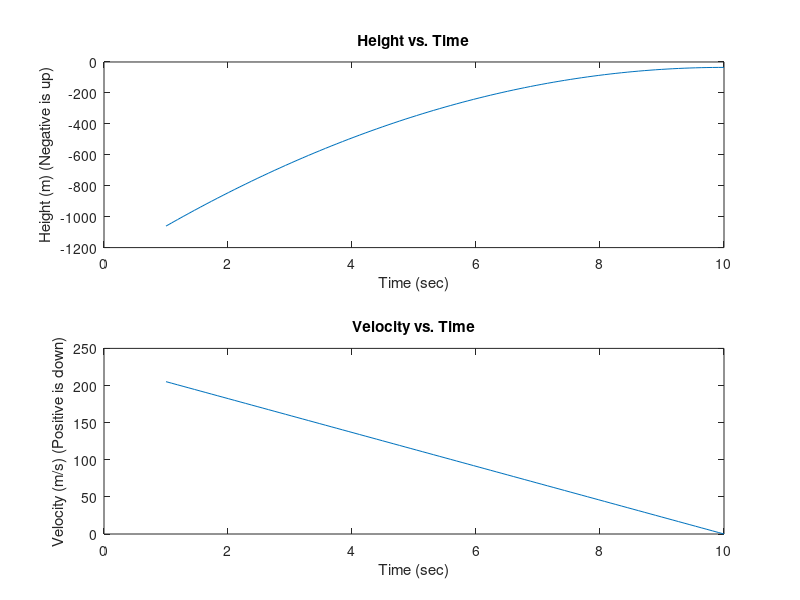

Reproduce this figure in MATLAB.
function [xBar] = xBar()
    %% Finding fixed trajectory
    % Note: Borelli said to set all grid fin inputs to 0 (u3 and u4), set the
    % gimbal angle to 0 (u2) and set F (u1) to some function slightly greater
    % than gravity, in order to bring the system to rest. I will simulate as a
    % constant force/constant acceleration problem.

    %% Setting up super simple rocket problem

    % Parameters
    m = 27648;
    l = 70;
    g = 9.8;

    % Initial conditions
    deltaT = 10; %seconds
    v0 = -205.2; % meters/sec
    y0 = 1061; % meters

    % Finding constant force to get rocket to land
    F = m * (g + (0 - (v0))/deltaT)

    %% Simulating for N steps

    % Calculate Acceleration
    a = F/m - g; %m/s^2

    % Getting Proper Time Spacing 
    N = 99;  % 100 Samples
    totTime = linspace(0,10,N);
    TS = totTime(2) - totTime(1);  

    % Begin Simulation
    vList = v0; hList = y0; t = 0;

    for i = 2:N
        nextVelocity = a*TS + v0;
        nextHeight = y0 + (1/2) * a * TS^2 + v0 * TS;
        t = t+TS;
        
        % Append to lists and reinitialize v0 and h
        vList = [vList; nextVelocity]; hList = [hList; nextHeight]; 
        v0 = vList(end); y0 = hList(end);
    end

    % Compile all vectors for xBar
    thetaList = zeros(N,1); omegaList = zeros(N,1);
    u1List = F*ones(N,1);
    u2List = zeros(N,1);
    u3List = zeros(N,1);
    u4List = zeros(N,1);
    xBar = [thetaList, omegaList, -hList, -vList, u1List, u2List, u3List, u4List];
    % Negative because I solved the above problems assuming up is positive.
    
    %% Checking to see if the trajectory looks good
    figure();
    subplot(2,1,1)
    plot(linspace(1,10,N),-hList)
    title('Height vs. Time')
    xlabel('Time (sec)')
    ylabel('Height (m) (Negative is up)')
    hold on;
    subplot(2,1,2)
    plot(linspace(1,10,N),-vList)
    title('Velocity vs. Time')
    xlabel('Time (sec)')
    ylabel('Velocity (m/s) (Positive is down)')
end
